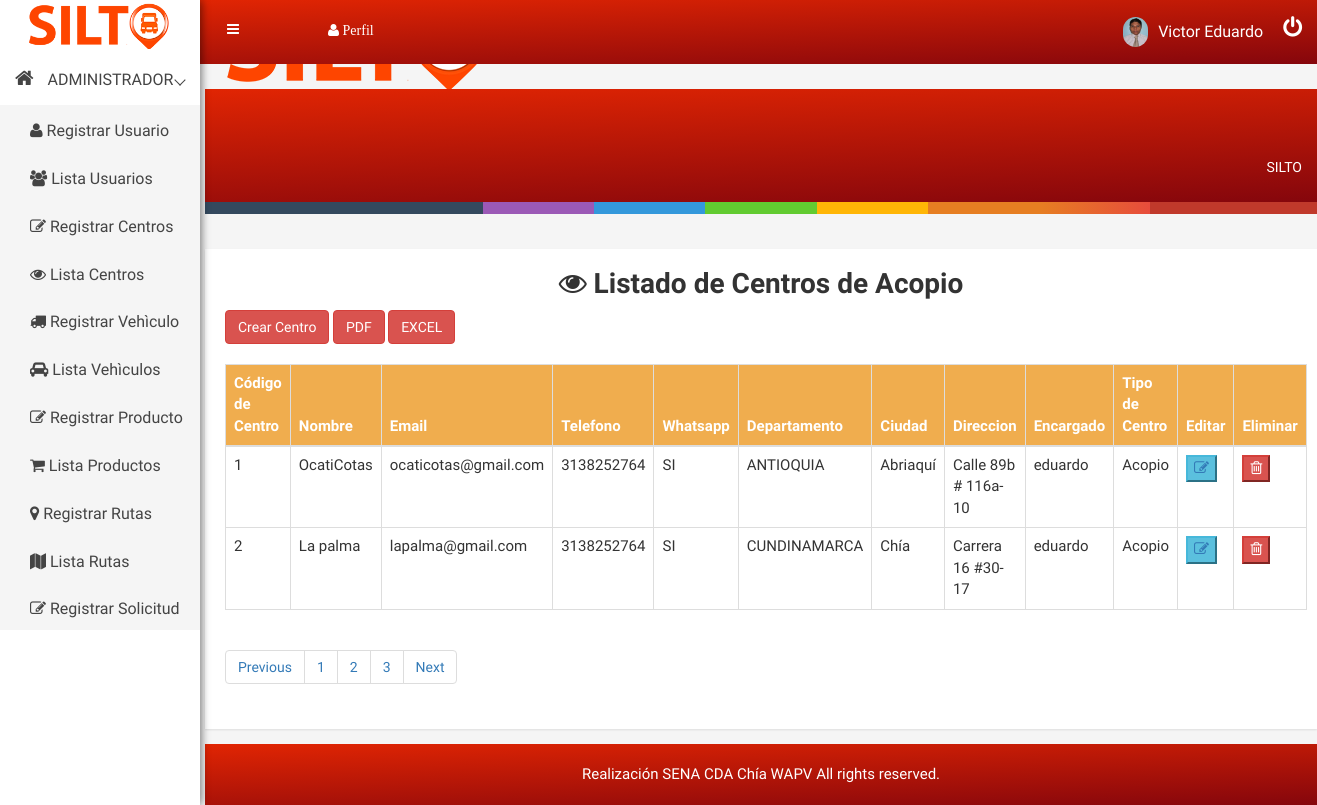
/centro (signed in), run on the app's committed database.
### tables this page shows
CREATE TABLE `centro` (
  `id_centro` int(11) NOT NULL COMMENT 'Id de centro',
  `nombre` varchar(25) NOT NULL COMMENT 'Nombre  de centro',
  `email` varchar(50) NOT NULL COMMENT 'Email centro',
  `telefono` bigint(14) NOT NULL COMMENT 'Numero cel centro',
  `whatsapp` varchar(2) DEFAULT NULL COMMENT 'Whatsapp de centro',
  `departamento` varchar(25) NOT NULL COMMENT 'Departamento de centro',
  `ciudad` varchar(25) NOT NULL COMMENT 'Ciudad de centro',
  `tipo_centro` varchar(15) NOT NULL COMMENT 'centro o bodega',
  `direccion` varchar(30) NOT NULL COMMENT 'direccion del centro o Bodega',
  `identificacion` bigint(12) NOT NULL COMMENT 'Encargado de centro'
);

CREATE TABLE `departamentos` (
  `idDepa` int(2) UNSIGNED NOT NULL,
  `departamento` varchar(255) NOT NULL DEFAULT ''
);

CREATE TABLE `ciudades` (
  `idCiud` int(6) UNSIGNED NOT NULL,
  `ciudad` varchar(255) NOT NULL DEFAULT '',
  `idDepa` int(2) UNSIGNED NOT NULL
);

CREATE TABLE `usuario` (
  `identificacion` bigint(12) NOT NULL COMMENT 'Identificacion de user',
  `nombre` varchar(20) NOT NULL COMMENT 'Nombre de usuario',
  `apellido` varchar(22) NOT NULL COMMENT 'Apellido  de usuario',
  `email` varchar(38) NOT NULL COMMENT 'Email usuario',
  `telefono` varchar(14) NOT NULL COMMENT 'Numero de celular',
  `whatsapp` varchar(2) NOT NULL COMMENT 'Whatsapp',
  `cargo` varchar(13) NOT NULL COMMENT 'Rol de usuario',
  `estado` varchar(9) NOT NULL COMMENT 'Estado del Usuario',
  `fecha_ingreso` date NOT NULL DEFAULT current_timestamp() COMMENT 'Fecha de ingreso usuario.',
  `foto` varchar(300) NOT NULL COMMENT 'Foto de usuario',
  `pass` varchar(255) NOT NULL COMMENT 'Clave de email.'
);

### libs/view.php (called while the page is built, shortened)
<?php
class View{
    function render($nombre){
        require 'views/' . $nombre . '.php';
    }
}
?>

### controllers/centro.php (called while the page is built, shortened)
<?php
    class Centro extends Controller{
        function __construct(){
            $this->view->mensaje="";
        }
        function render(){
            $centros = $this->view->datos = $this->model->read();
             $this->view->centros = $centros;
            $this->view->render('admin/listacentro');
        }
    }
?>

### index.php (called while the page is built, shortened)
<?php
    require 'libs/database.php';
    require 'libs/view.php';
    $app = new App();
?>

### models/centromodel.php (called while the page is built, shortened)
<?php
    include_once('models/centro.php');
    class CentroModel extends Model{
        public function read(){
            $items = [];
            try{
                $query = $this->db->connect()->query('SELECT cent.id_centro, cent.nombre as nombrecentro, cent.email, cent.telefono, cent.whatsapp, depa.departamento, ciud.ciudad, usu.nombre as nombreusuario, cent.tipo_centro, cent.direccion
                FROM centro as cent
                INNER JOIN departamentos as depa on depa.idDepa=cent.departamento
                INNER JOIN ciudades as ciud on ciud.idCiud=cent.ciudad
                INNER JOIN usuario as usu on usu.identificacion=cent.identificacion
                ');
                while($row = $query->fetch()){
                    $item = new CentroDAO();
                    $item->id_centro        = $row['id_centro'];
                    $item->nombre           = $row['nombrecentro'];
                    $item->email            = $row['email'];
                    $item->telefono         = $row['telefono'];
                    $item->whatsapp         = $row['whatsapp'];
                    $item->departamento     = $row['departamento'];
                    $item->ciudad           = $row['ciudad'];
                    $item->identificacion   = $row['nombreusuario'];
                    $item->tipo_centro      = $row['tipo_centro'];
                    $item->direccion        = $row['direccion'];
                    array_push($items, $item);
                }
                return $items;
            }catch(PDOException $e){
            if(constant("DEBUG")){
                echo $e->getMessage();
            }
                return [];
            }
        }
    }
?>

### libs/database.php (called while the page is built)
<?php
class Database{
    private $host;
    private $db;
    private $user;
    private $password;
    private $charset;
    public function __construct(){
        $this->host     = constant('HOST');
        $this->db       = constant('DB');
        $this->user     = constant('USER');
        $this->password = constant('PASSWORD');
        $this->charset  = constant('CHARSET');
    }
    function connect(){
        try{
            $connection = "mysql:host=" . $this->host . ";dbname=" . $this->db . ";charset=" . $this->charset;
            $options = [
                PDO::ATTR_ERRMODE            => PDO::ERRMODE_EXCEPTION,
                PDO::ATTR_EMULATE_PREPARES   => false,
            ];
            $pdo = new PDO($connection, $this->user, $this->password, $options);
            return $pdo;
        }catch(PDOException $e){
            print_r('Error connection: ' . $e->getMessage());
        }
    }
}
?>

### views/admin/listacentro.php (the view, shortened to what this page needs)
<!DOCTYPE html>
<html lang="es">
<head>
<?php require 'views/head.php'; ?>
</head>
<body>
    <?php require 'views/header.php'; ?>
    <div class="product-status mg-tb-15">
            <div class="container-sm">
                <div class="row">
                    <div class="col-lg-12 col-md-12 col-sm-12 col-xs-12">
                        <div class="product-status-wrap ">
                            <div id="main" class="container-fluid">
                                <h1 class="text-center"><i class="fa fa-eye" aria-hidden="true"></i> Listado de Centros de Acopio</h1>
                                <div class="row">
                                <button type="button" class="btn btn-danger" onClick='window.location.assign("<?php echo constant('URL'); ?>centro/crear")'>Crear Centro</button>
                                <button type="button" class="btn btn-danger" onClick='window.location.assign("<?php echo constant('URL'); ?>public/pdf/centro.php")'>PDF</button>
                                <button type="button" class="btn btn-danger" onClick='window.location.assign("<?php echo constant('URL'); ?>public/excel/functions/centro/createExcel.php")'>EXCEL</button>
                                </div><br>
                                <div class="row">
                                <table id="tabla" class="table table-hover table table-bordered">
                                    <thead>
                                        <tr class="text-center btn-warning">
                                            <th  scope="col">Código de Centro</th>
                                            <th  scope="col">Nombre</th>
                                            <th  scope="col">Email</th>
                                            <th  scope="col">Telefono</th>
                                            <th  scope="col">Whatsapp</th>
                                            <th  scope="col">Departamento</th>
                                            <th  scope="col">Ciudad</th>
                                            <th  scope="col">Direccion</th>
                                            <th  scope="col">Encargado</th>
                                            <th  scope="col">Tipo de Centro</th>
                                            <th  scope="col">Editar</th>
                                            <th  scope="col">Eliminar</th>
                                        </tr>
                                    </thead>
                                    <tbody id="tbody-data">
                                <?php
                                    include_once 'models/centro.php';
                                    if(count($this->centros)>0){
                                        foreach ($this->centros as $row) {
                                            $centro = $row;
                                ?>
                                            <tr id="fila-<?php echo $centro->id_centro; ?>">
                                                <td><?php echo $centro->id_centro; ?></td>
                                                <td><?php echo $centro->nombre; ?></td>
                                                <td><?php echo $centro->email; ?>
                                                <td><?php echo $centro->telefono; ?>
                                                <td><?php echo $centro->whatsapp; ?>
                                                <td><?php echo $centro->departamento; ?>
                                                <td><?php echo $centro->ciudad; ?>
                                                <td><?php echo $centro->direccion; ?>
                                                <td><?php echo $centro->identificacion; ?>
                                                <td><?php echo $centro->tipo_centro; ?>
                                                <td><button class="btn-info"><a href="<?php echo constant('URL') . 'centro/leer/' . $centro->id_centro; ?>"><i class="fa fa-pencil-square-o" aria-hidden="true"></i></a></button></td>
                                                <td><button class="bEliminar btn-danger" data-url="<?php echo constant('URL');?>" data-controlador="centro" data-accion="eliminar" data-id="<?php echo $centro->id_centro; ?>"><i class="fa fa-trash-o" aria-hidden="true"></button></td>
                                            </tr>
                                <?php
                                        }
                                    }else{
                                ?>
                                    <tr><td colspan="12" class="text-center">NO HAY CENTROS PROGRAMAS DISPONIBLES</td></tr>
                                <?php
                                    }
                                ?>
                                    </tbody>
                                </table>
                                <div class="custom-pagination">
                                    <nav aria-label="Page navigation example">
                                        <ul class="pagination">
                                            <li class="page-item"><a class="page-link" href="#">Previous</a></li>
                                            <li class="page-item"><a class="page-link" href="#">1</a></li>
                                            <li class="page-item"><a class="page-link" href="#">2</a></li>
                                            <li class="page-item"><a class="page-link" href="#">3</a></li>
                                            <li class="page-item"><a class="page-link" href="#">Next</a></li>
                                        </ul>
                                    </nav>
                                </div>
                                </div>
                            </div>
                        </div>
                    </div>
                </div>
            </div>
        </div>
    <?php require 'views/footer.php'; ?>
</body>
</html>

### data on the page
centro: id_centro "1", nombre "OcatiCotas", email "ocaticotas@gmail.com", telefono "3138252764", whatsapp "SI", departamentos.departamento "ANTIOQUIA", ciudades.ciudad "Abriaquí", direccion "Calle 89b # 116a-10", identificacion.nombre "eduardo", tipo_centro "Acopio"
centro: id_centro "2", nombre "La palma", email "lapalma@gmail.com", telefono "3138252764", whatsapp "SI", departamentos.departamento "CUNDINAMARCA", ciudades.ciudad "Chía", direccion "Carrera 16 #30-17", identificacion.nombre "eduardo", tipo_centro "Acopio"

### other printed values
$_SESSION['cargo'] "ADMINISTRADOR"
$_SESSION['nombre'] "Victor Eduardo"
